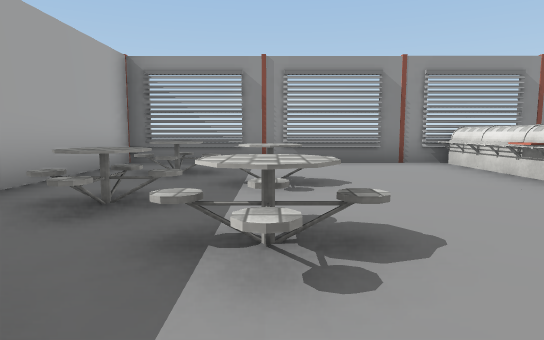
view 1 (above)

23 first-person views from a walk through a 3-D level made in the Unity game engine. The camera is 1.2 m above the floor, tilts 6° down and sees 75° across. Doors are open. The floor is counted in squares, 2 m on a side. Each view is taken from the middle of a square. On the plan, view 1 faces up. The plan holds only what a view shows up to about 10 squares ahead; the rest is blank. The place goes on beyond the plan. Some surface patterns are stand-ins.

view 2
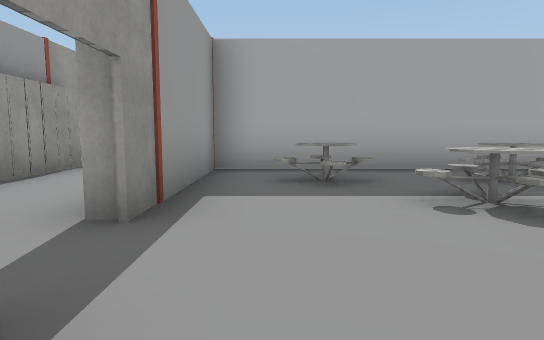

view 3
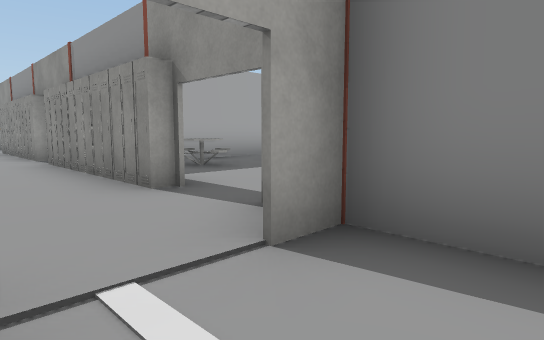

view 4
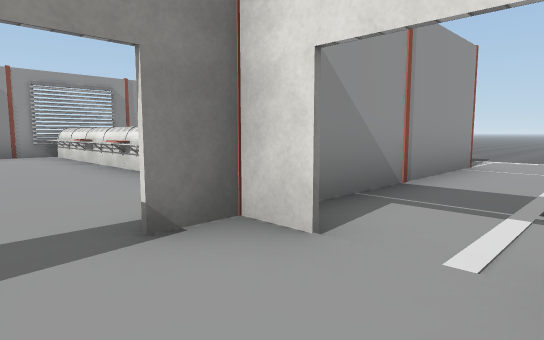

view 5
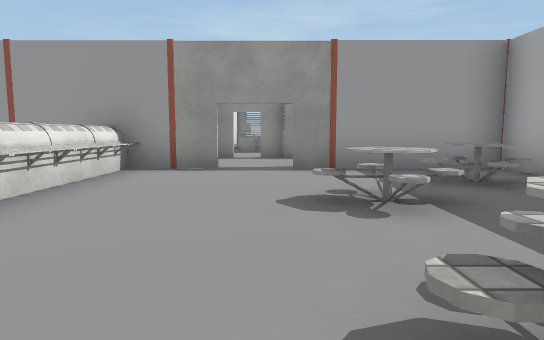

view 6
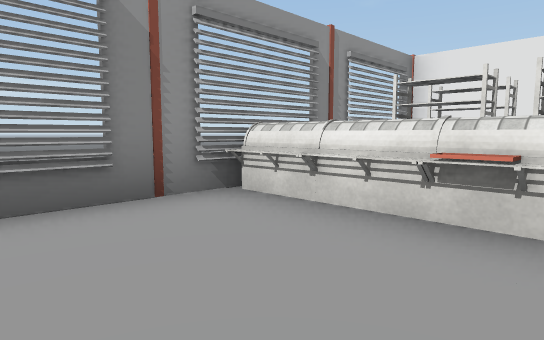

view 7
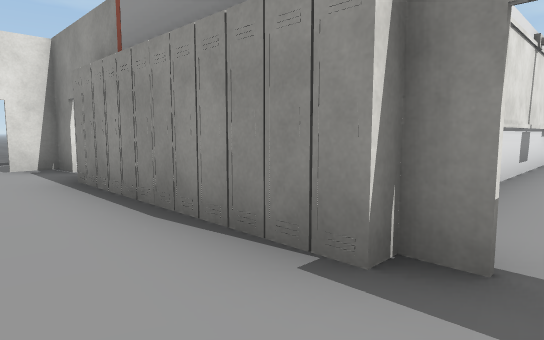

view 8
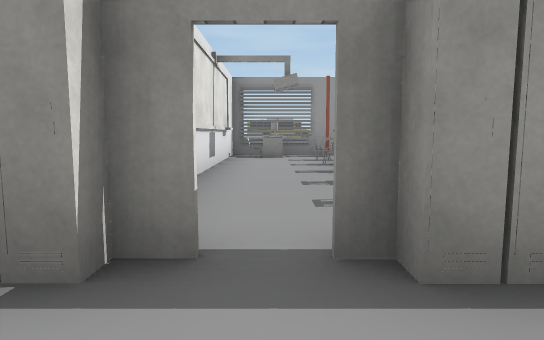

view 9
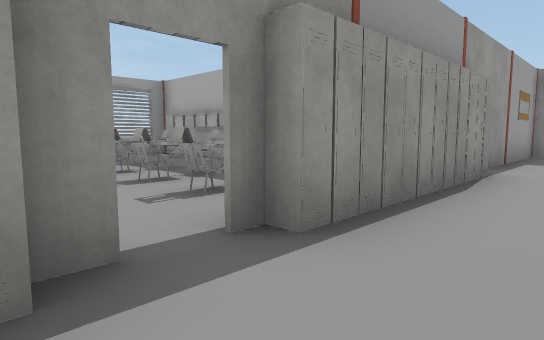

view 10
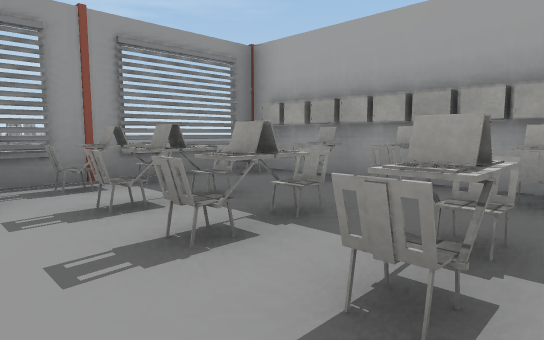

view 11
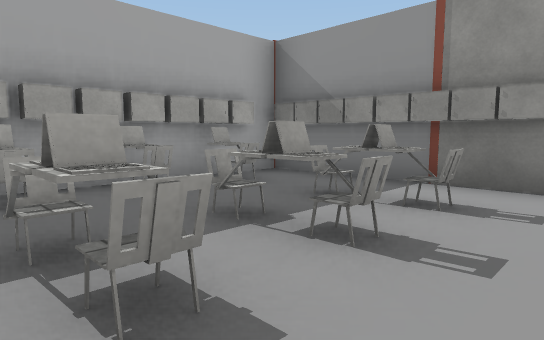

view 12
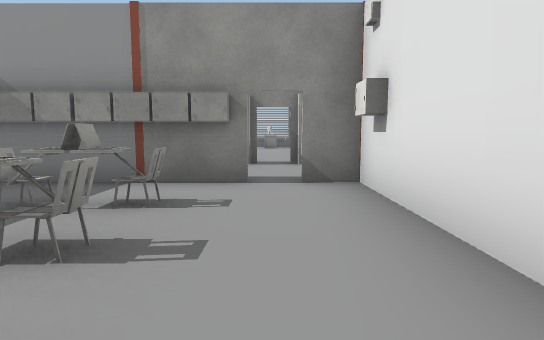

view 13
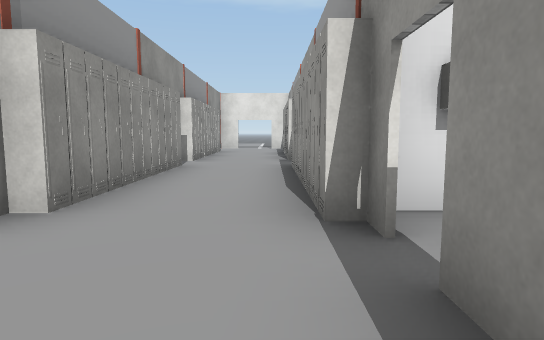

view 14
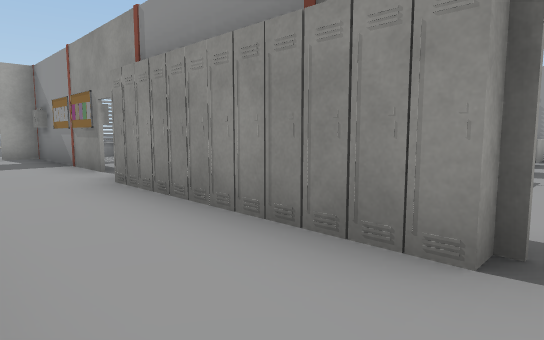

view 15
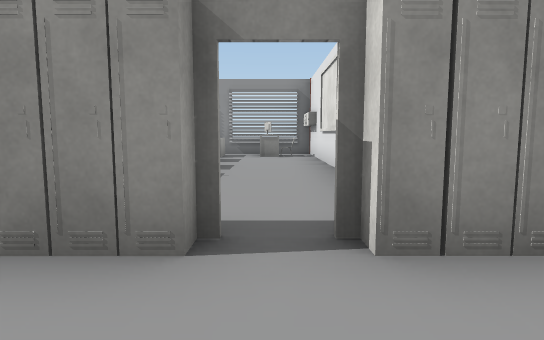

view 16
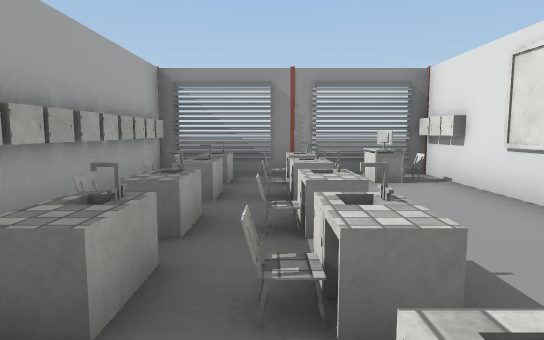

view 17
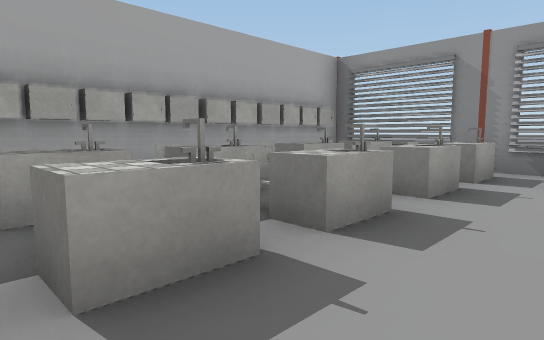

view 18
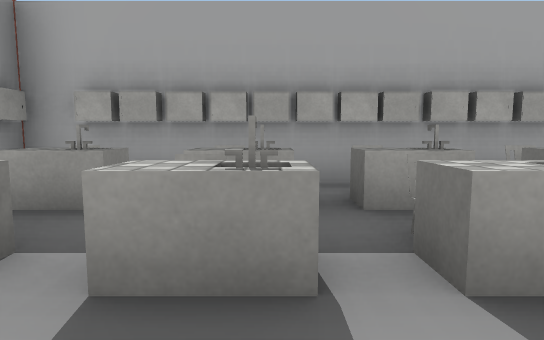

view 19
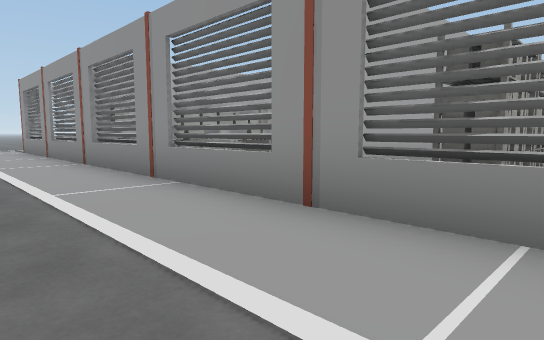

view 20
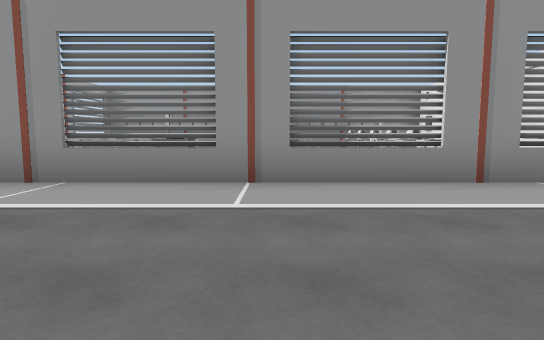

view 21
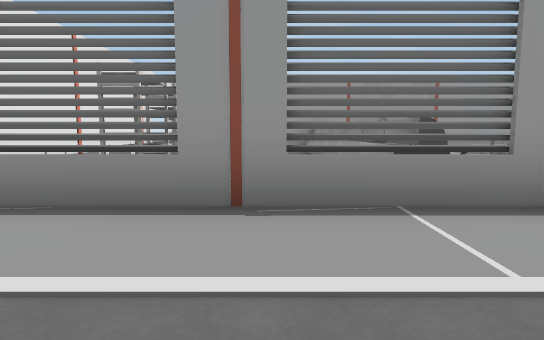

view 22
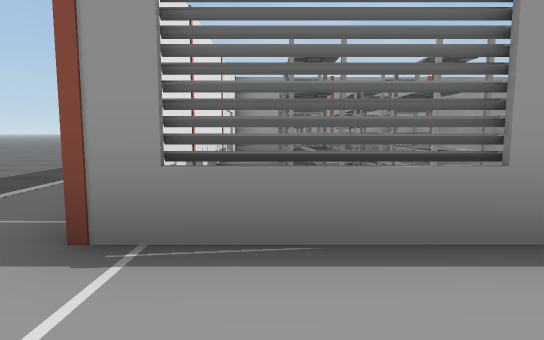

view 23
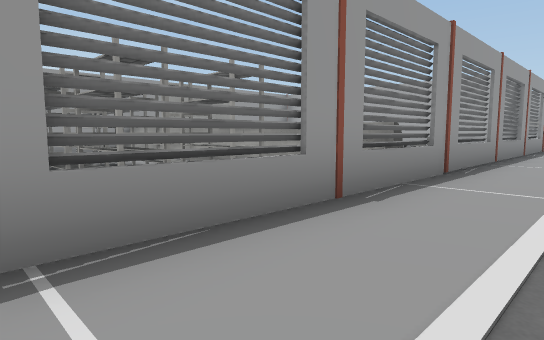

### Floor plan
Key: @ floor where view 1 was taken; # wall or solid block; x gap in a wall; . floor; / step, stairs or slope; D open door; = window, fence, low wall or low ledge; ^ raised ledge; O other object.
Columns run from 14 left of view 1 to 8 right of it. Each row starts with its distance up from view 1.
 10                    .
  9                   .....
  8             ...........
  7        =###O==#=##=##=#
  6       OOO.OOOO....^. ##
  5       OOO..#OOO...^  ##
  4       O.O..#.OO...^  #
  3       OOO..#OO....^..#
  2       OOO..#.OO...^..##
  1 =     O....#OO....^  #D
  0 =     OO/O.#O.@...^   D
 -1 #   ODOOOODOOOODD#####x
 -2 D...........OOO..D.....
 -3 D.....OOOO.OO....D...
 -4 #    DOOOOD    O
 -5       OOOOO#
 -6       OOOO.#
 -7  OO   O.O..#
 -8   O O OOOO.#
 -9   O O OOOOO#
-10     ##OOOOO#
-11    #O OOOO OO
-12   =#==#=##...=
-13    ...........
-14     ..........
-15      ...
-16       .

Where each view was taken, in squares from view 1:
view 1: 0 up, 0 right, facing up
view 2: 0 up, 3 right, facing left
view 3: 3 down, 4 right, facing up-left
view 4: 3 down, 1 right, facing up-right
view 5: 5 up, 1 right, facing down
view 6: 4 up, 1 right, facing up-right
view 7: 2 down, 4 left, facing down-right
view 8: 2 down, 4 left, facing down
view 9: 2 down, 3 left, facing down-left
view 10: 7 down, 4 left, facing down-left
view 11: 8 down, 4 left, facing up-left
view 12: 8 down, 4 left, facing up
view 13: 3 down, 11 left, facing right
view 14: 3 down, 4 left, facing up-left
view 15: 3 down, 4 left, facing up
view 16: 0 up, 6 left, facing up
view 17: 1 up, 4 left, facing up-left
view 18: 2 up, 4 left, facing left
view 19: 14 down, 1 left, facing up-left
view 20: 16 down, 8 left, facing up
view 21: 10 up, 5 right, facing down
view 22: 9 up, 7 right, facing down
view 23: 9 up, 8 right, facing down-left
